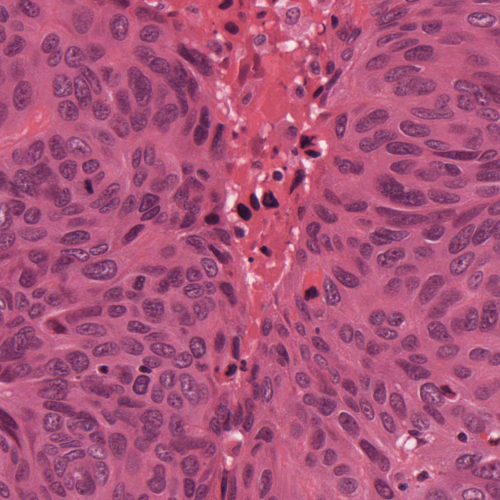
#> input picture figures/TCGA-18-5592-01Z-00-DX1.tif, 1000 x 1000 px, found by its file name (shown at 1/2 size)
$ jupyter execute zadanie1.ipynb
#> lines starting #> are read from the running program, lines starting #| are printed output that depends on the picture
# Image preprocessing
predspracovanie obrázkov, môžem použiť tradičné metódy spracovania obrazu

 - do README dať komentár, obrázok, zdrojový kód, po anglicky/slovensky, vysvetliť čo sa stalo prečo som to tak použil

## Morfologické operácie
cieľ 1: vysegmentovať jednotlivé bunky, použijeme operácie na spracovanie obrazu
cieľ 2: kontúrové analýzy, ale prv binarizovať obrázky, po kontúrových analýzach môžme zisťovať obsahy

 - operácia dilatácie na binárny obrázok
 - opencv - dilatácia, erosion
 - dilatácia - bielie objekty na čiernom pozadí sa mi úmerne zväčšia podľa jadra
 - erózia - opak dilatácie, z bielych plôch binarizovaného obrázku sa mi odfrézuje po okrajoch objektoch, zmenší sa ich plocha
 - opening - kombinácia predchádzajúcich dvoch, objekt zostáva v pôvodnej veľkosti narozdiel od dilatácie a erózie, vo vstupe je záliv, zliate 2 jadierka, s týmto ich oddelíme
 - closing - kombinované, objekt zostáva v pôvodnej veľkosti narozdiel od dilatácie a erózie, ale zálivy/prepojenia zalejeme
 - morfologický gradient - rozdiel medzi základnými operáciami erózie a dilatácie, obrázok erodujem a dilatujem a obrázky spravím rozdiel a dostávam hranový obrázok, môžno použiť na detekciu hrán

## Filtrácia
 - blurovací filter - mean filter, gauss filter, dôležitá veľkosť jadra
 - kombinácia jednotlivých operácií, ktorá privedie k priostreniu hrán - vyrobím si jemný hranový obrázok a ten aditívne/subtratívne pripočítam/odpočítam k pôvodnému a priostrým hrany
 - canny edge detection - algoritmus, nie je to jednoduchý filter, je to postupnosť jednotlivých krokov, ktorá vedie k tomu, že v obraze sa vyhľadávajú hrany a tie sa bianrizujú, výstupom sú už kontúry, nie len jednoduchý hranový obrázok, podľa thresholdu je buď viac alebo menej zachytených hrán
 - bilaterárny filter - implementované v opencv, veľmi pomalý, na velkých obrázkoch to nie je v milisekundách, musíme počkať

[cell 1]
import cv2
from matplotlib import pyplot as plt

print(cv2.__version__)

## 1. Load image
Define functions:

[cell 2]
def show_img(img: cv2.Mat, txt: str) -> None:
    """
    Show images
    :param: img - image
    :param: txt - text of a window
    """
    cv2.imshow(txt, img)
    cv2.waitKey(0)
    cv2.destroyAllWindows()

def resize_img(img: cv2.Mat, scale_percent: int) -> cv2.Mat:
    """
    Resizing images.
    :param: img - image
    :param: scale_percent - percent by which the image is resized
    :return: Resized image
    """
    # calculate the scale percent of original dimensions
    width = int(img.shape[1] * scale_percent / 100)
    height = int(img.shape[0] * scale_percent / 100)

    # dsize
    dsize = (width, height)

    img_resize = cv2.resize(img, dsize)
    return img_resize

načítanie obrázkov:

[cell 3]
img1 = cv2.imread('/home/erik/FIIT/2_Ing/2_semester/PVID/cvicenia/figures/TCGA-18-5592-01Z-00-DX1.tif')
#> img1 is the input picture: shape (1000, 1000, 3); mean B, G, R 122.7, 83.7, 170.4
img2 = cv2.imread('/home/erik/FIIT/2_Ing/2_semester/PVID/cvicenia/figures/TCGA-21-5784-01Z-00-DX1.tif')
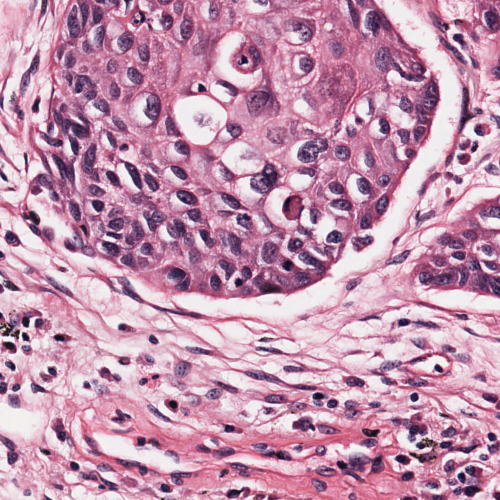
#> input picture figures/TCGA-21-5784-01Z-00-DX1.tif, 1000 x 1000 px, found by its file name (shown at 1/2 size)
#> img2 is the input picture: shape (1000, 1000, 3); mean B, G, R 173.5, 146.7, 194
img3 = cv2.imread('/home/erik/FIIT/2_Ing/2_semester/PVID/cvicenia/figures/TCGA-21-5786-01Z-00-DX1.tif')
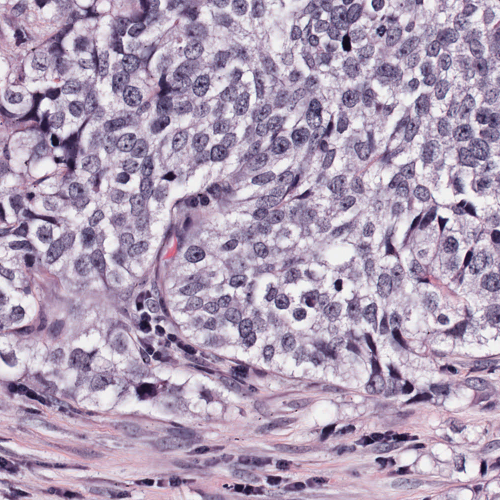
#> input picture figures/TCGA-21-5786-01Z-00-DX1.tif, 1000 x 1000 px, found by its file name (shown at 1/2 size)
#> img3 is the input picture: shape (1000, 1000, 3); mean B, G, R 182.5, 156.5, 175.5

show_img(img1, 'image')
show_img(img2, 'image')
show_img(img3, 'image')

[cell 4]
img1_resize = resize_img(img1, 50)
#> in resize_img, `img_resize = cv2.resize(img, dsize)`:
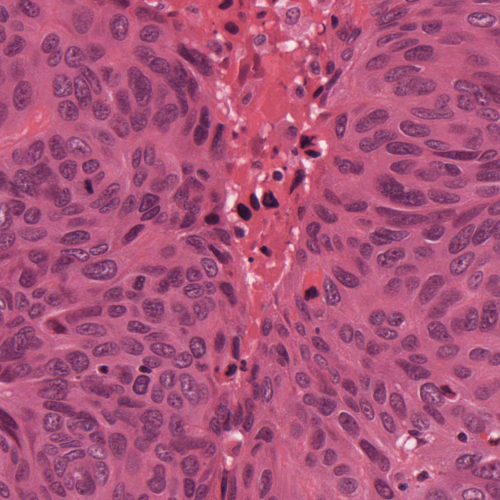
#> img_resize: shape (500, 500, 3); mean B, G, R 122.9, 83.9, 170.5
img2_resize = resize_img(img2, 50)
#> call 2 of resize_img, with scale_percent = 50
#> in resize_img (call 2), `img_resize = cv2.resize(img, dsize)`:
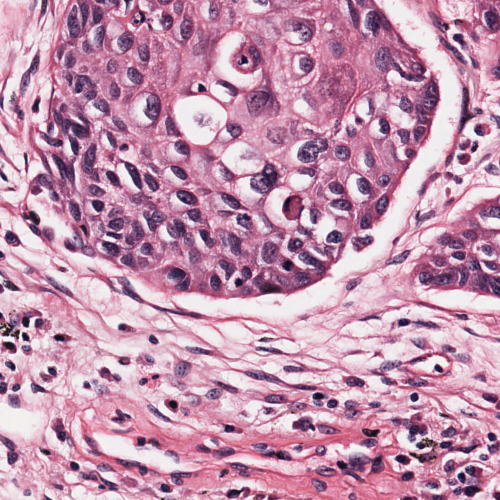
#> img_resize: shape (500, 500, 3); mean B, G, R 173.6, 146.8, 194.1
img3_resize = resize_img(img3, 50)
#> call 3 of resize_img, with scale_percent = 50
#> in resize_img (call 3), `img_resize = cv2.resize(img, dsize)`:
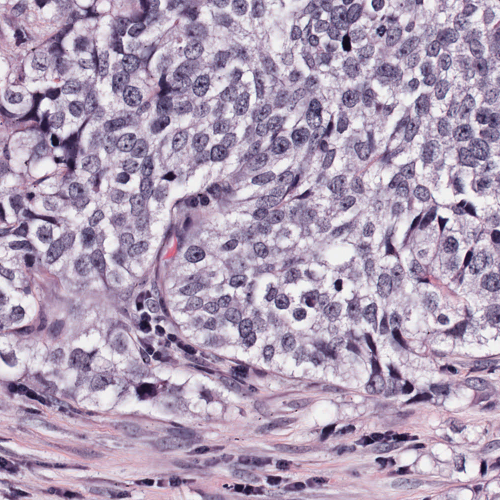
#> img_resize: shape (500, 500, 3); mean B, G, R 182.7, 156.6, 175.6
show_img(img1_resize, 'image')
show_img(img2_resize, 'image')
show_img(img3_resize, 'image')

[cell 5]
plt.figure()
f, axarr = plt.subplots(1,3)

img1_rgb = cv2.cvtColor(img1_resize, cv2.COLOR_BGR2RGB)
img2_rgb = cv2.cvtColor(img2_resize, cv2.COLOR_BGR2RGB)
img3_rgb = cv2.cvtColor(img3_resize, cv2.COLOR_BGR2RGB)

axarr[0].imshow(img1_rgb, cmap = 'gray')
axarr[1].imshow(img2_rgb, cmap = 'gray')
axarr[2].imshow(img3_rgb, cmap = 'gray')

axarr[0].set_title('Image 1')
axarr[1].set_title('Image 2')
axarr[2].set_title('Image 3')

axarr[0].axis('off')
axarr[1].axis('off')
axarr[2].axis('off')

plt.show()

[cell 6]
img1_grayscale = cv2.cvtColor(img1_resize, cv2.COLOR_BGR2GRAY)
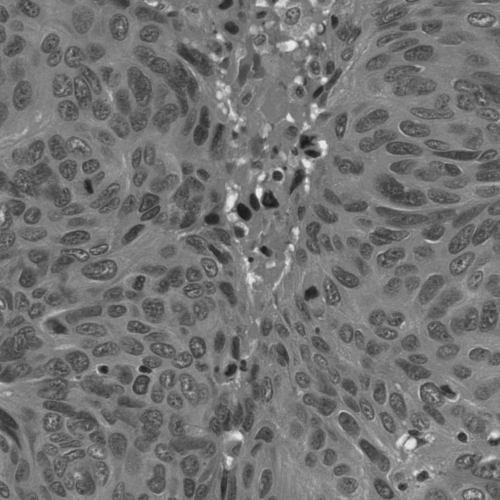
#> img1_grayscale: shape (500, 500); min 25, max 236, mean 114.2
img2_grayscale = cv2.cvtColor(img2_resize, cv2.COLOR_BGR2GRAY)
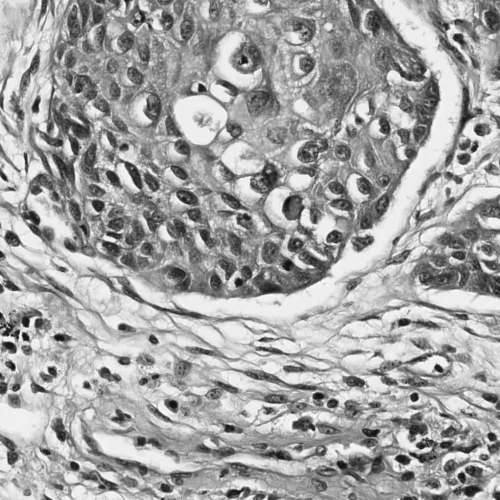
#> img2_grayscale: shape (500, 500); min 15, max 252, mean 164
img3_grayscale = cv2.cvtColor(img3_resize, cv2.COLOR_BGR2GRAY)
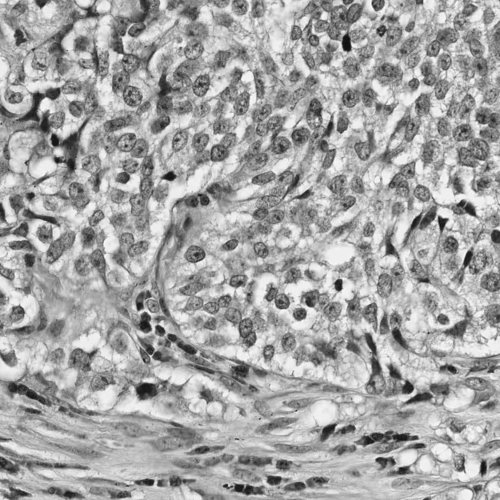
#> img3_grayscale: shape (500, 500); min 14, max 251, mean 165.2

show_img(img1_grayscale, 'image')
show_img(img2_grayscale, 'image')
show_img(img3_grayscale, 'image')
